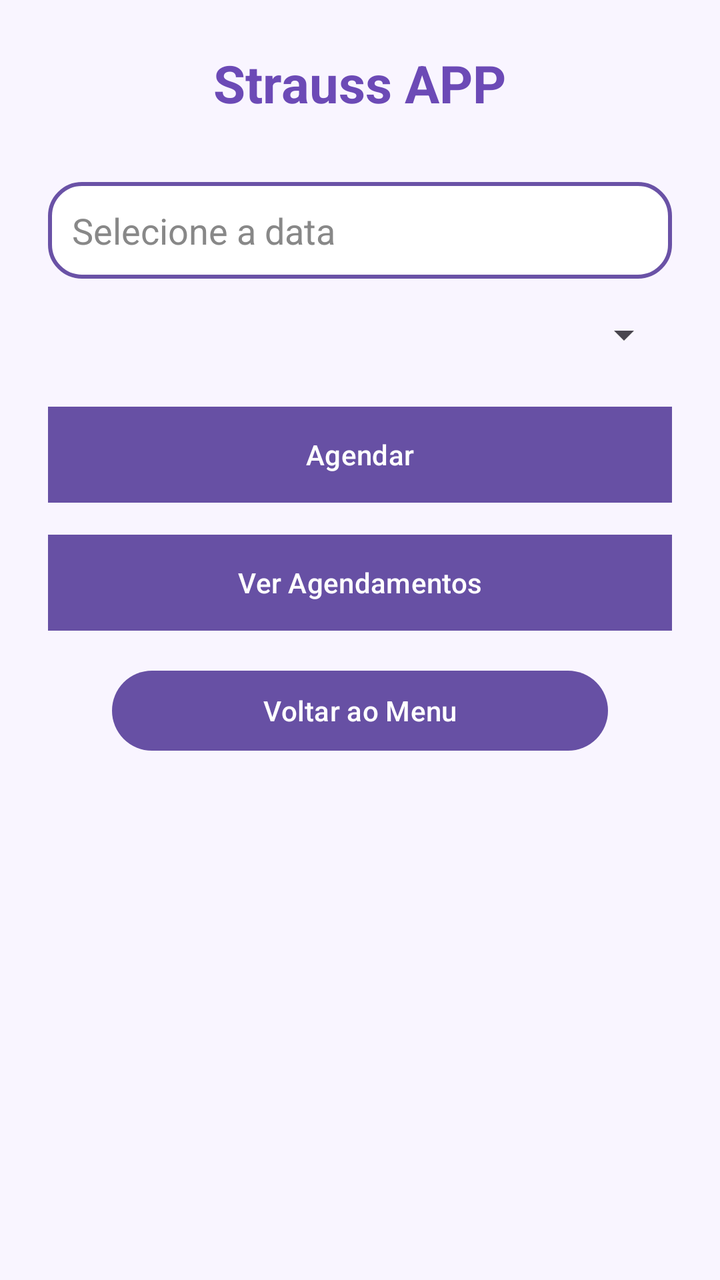
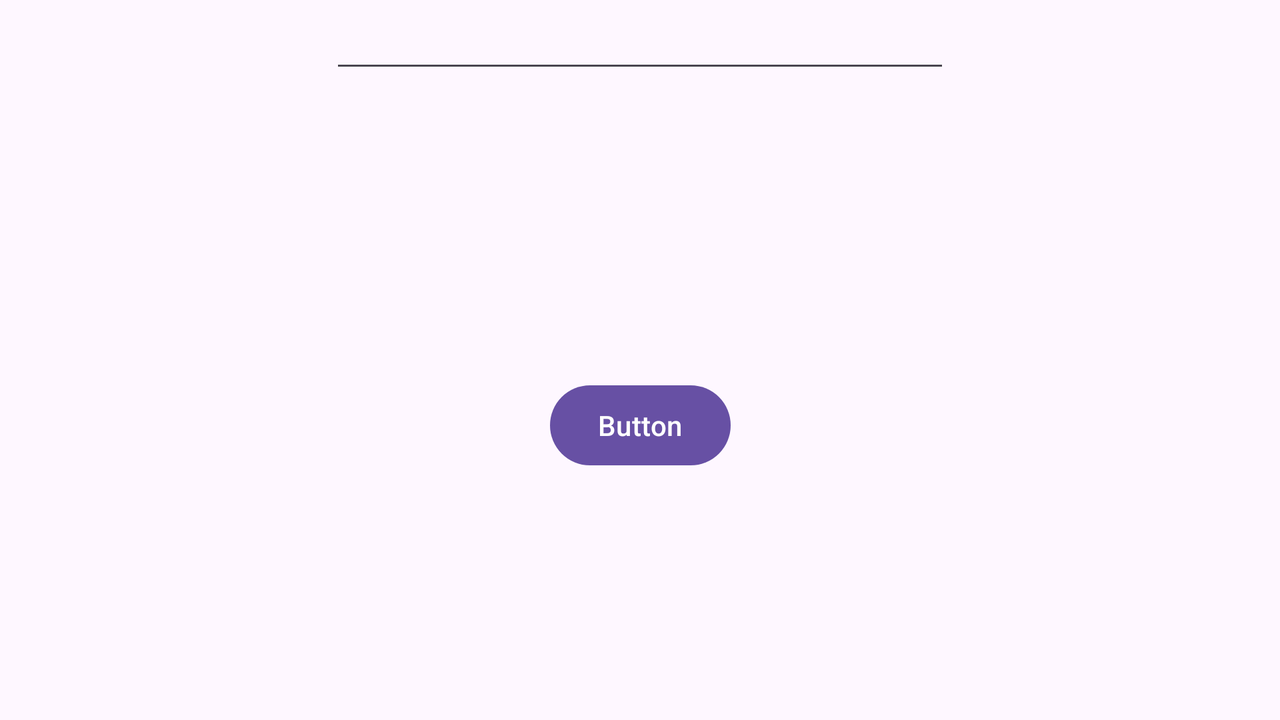

One screen, two layout resources from the same app: the default and the repository's alternative for another configuration. Each is rendered where Android would select it; the XML of both is given below.
<!-- AndroidManifest.xml: application theme Theme.Straussteste1 -->
<!-- res/layout/activity_main.xml -->
<LinearLayout xmlns:android="http://schemas.android.com/apk/res/android"
    android:layout_width="match_parent"
    android:layout_height="match_parent"
    android:background="#F9F5FF"
    android:orientation="vertical"
    android:padding="24dp"
    android:gravity="center_horizontal">

    <TextView
        android:layout_width="wrap_content"
        android:layout_height="wrap_content"
        android:text="Strauss APP"
        android:textSize="26sp"
        android:textStyle="bold"
        android:textColor="#6C4AB6"
        android:layout_marginBottom="32dp" />


    <EditText
        android:id="@+id/editTextDate"
        android:layout_width="match_parent"
        android:layout_height="wrap_content"
        android:hint="Selecione a data"
        android:focusable="false"
        android:inputType="none"
        android:importantForAutofill="no"
        android:background="@drawable/edit_text_background"
        android:padding="12dp"
        android:textColorHint="#888888"
        android:textColor="#000000" />


    <Spinner
        android:id="@+id/spinnerHorarios"
        android:layout_width="match_parent"
        android:layout_height="wrap_content"
        android:layout_marginTop="16dp" />

    <Button
        android:id="@+id/button"
        android:layout_width="match_parent"
        android:layout_height="wrap_content"
        android:text="Agendar"
        android:layout_marginTop="24dp"
        android:textColor="#FFFFFF"
        android:background="#6C4AB6" />

    <Button
        android:id="@+id/verAgendamentosBtn"
        android:layout_width="match_parent"
        android:layout_height="wrap_content"
        android:text="Ver Agendamentos"
        android:layout_marginTop="16dp"
        android:textColor="#FFFFFF"
        android:background="#1E1E5A" />

    <Button
        android:id="@+id/btnVoltarMenu"
        android:layout_width="match_parent"
        android:layout_height="wrap_content"
        android:text="Voltar ao Menu"
        android:layout_marginTop="16dp"
        android:layout_marginHorizontal="32dp"
        />


</LinearLayout>
<!-- resources referenced by this layout -->
<resources>
  <!-- drawable edit_text_background (drawable) -->
  <?xml version="1.0" encoding="utf-8"?>
  <shape xmlns:android="http://schemas.android.com/apk/res/android">
      <solid android:color="#FFFFFF"/>
      <stroke
          android:width="2dp"
          android:color="#6A52A6"/>
      <corners android:radius="16dp"/>
  </shape>
  <style name="Theme.Straussteste1" parent="Base.Theme.Straussteste1" />
  <style name="Base.Theme.Straussteste1" parent="Theme.Material3.DayNight.NoActionBar">
          
          
      </style>
</resources>
<!-- res/layout-land/activity_main.xml (the repository's variant of the layout above) -->
<!-- drawn on the phone turned sideways -->
<?xml version="1.0" encoding="utf-8"?>
<androidx.constraintlayout.widget.ConstraintLayout xmlns:android="http://schemas.android.com/apk/res/android"
    xmlns:app="http://schemas.android.com/apk/res-auto"
    xmlns:tools="http://schemas.android.com/tools"
    android:id="@+id/main"
    android:layout_width="match_parent"
    android:layout_height="match_parent"
    tools:context=".MainActivity">

    <TextView
        android:id="@+id/textView2"
        android:layout_width="145dp"
        android:layout_height="50dp"
        android:layout_marginTop="644dp"
        android:text="Strauss APP"
        android:textAppearance="@style/TextAppearance.AppCompat.Body2"
        android:textSize="24sp"
        app:layout_constraintEnd_toEndOf="parent"
        app:layout_constraintStart_toStartOf="parent"
        app:layout_constraintTop_toTopOf="parent" />

    <EditText
        android:id="@+id/TextDate"
        android:layout_width="wrap_content"
        android:layout_height="wrap_content"
        android:ems="10"
        android:inputType="date"
        android:lineSpacingExtra="10sp"
        app:layout_constraintEnd_toEndOf="parent"
        app:layout_constraintStart_toStartOf="parent"
        tools:layout_editor_absoluteY="313dp" />

    <Button
        android:id="@+id/button"
        android:layout_width="wrap_content"
        android:layout_height="wrap_content"
        android:layout_marginTop="24dp"
        android:text="Button"
        app:layout_constraintBottom_toBottomOf="parent"
        app:layout_constraintEnd_toEndOf="parent"
        app:layout_constraintStart_toStartOf="parent"
        app:layout_constraintTop_toBottomOf="@+id/TextDate" />

    <TextView
        android:id="@+id/textView4"
        android:layout_width="wrap_content"
        android:layout_height="wrap_content"
        android:layout_marginBottom="76dp"
        android:text="TextView"
        app:layout_constraintBottom_toTopOf="@+id/TextDate"
        app:layout_constraintEnd_toEndOf="parent"
        app:layout_constraintHorizontal_bias="0.498"
        app:layout_constraintStart_toStartOf="parent" />

</androidx.constraintlayout.widget.ConstraintLayout>
<!-- resources referenced by the variant -->
<!-- as the phone turned sideways resolves them -->
<resources>
  <style name="Theme.Straussteste1" parent="Base.Theme.Straussteste1" />
  <style name="Base.Theme.Straussteste1" parent="Theme.Material3.DayNight.NoActionBar">
          
          
      </style>
</resources>
